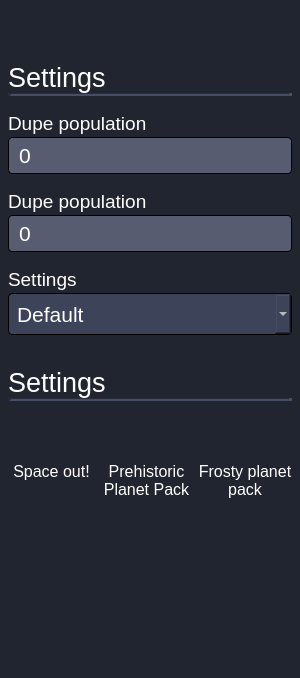
<?xml version="1.0" encoding="UTF-8"?>
<ui version="4.0">
 <class>Form</class>
 <widget class="QWidget" name="Form">
  <property name="geometry">
   <rect>
    <x>0</x>
    <y>0</y>
    <width>300</width>
    <height>678</height>
   </rect>
  </property>
  <property name="minimumSize">
   <size>
    <width>300</width>
    <height>0</height>
   </size>
  </property>
  <property name="maximumSize">
   <size>
    <width>300</width>
    <height>16777215</height>
   </size>
  </property>
  <property name="windowTitle">
   <string>Form</string>
  </property>
  <property name="styleSheet">
   <string notr="true">background-color: #21252F;</string>
  </property>
  <layout class="QVBoxLayout" name="verticalLayout_13">
   <property name="spacing">
    <number>32</number>
   </property>
   <property name="leftMargin">
    <number>8</number>
   </property>
   <property name="topMargin">
    <number>16</number>
   </property>
   <property name="rightMargin">
    <number>8</number>
   </property>
   <property name="bottomMargin">
    <number>16</number>
   </property>
   <item>
    <layout class="QHBoxLayout" name="horizontalLayout_5">
     <item>
      <widget class="QLabel" name="label">
       <property name="sizePolicy">
        <sizepolicy hsizetype="Fixed" vsizetype="Fixed">
         <horstretch>0</horstretch>
         <verstretch>0</verstretch>
        </sizepolicy>
       </property>
       <property name="minimumSize">
        <size>
         <width>0</width>
         <height>0</height>
        </size>
       </property>
       <property name="maximumSize">
        <size>
         <width>134</width>
         <height>80</height>
        </size>
       </property>
       <property name="baseSize">
        <size>
         <width>630</width>
         <height>100</height>
        </size>
       </property>
       <property name="text">
        <string/>
       </property>
       <property name="pixmap">
        <pixmap>../src/img.png</pixmap>
       </property>
       <property name="scaledContents">
        <bool>true</bool>
       </property>
      </widget>
     </item>
    </layout>
   </item>
   <item>
    <layout class="QVBoxLayout" name="verticalLayout_7">
     <property name="spacing">
      <number>16</number>
     </property>
     <property name="sizeConstraint">
      <enum>QLayout::SetMaximumSize</enum>
     </property>
     <item>
      <layout class="QVBoxLayout" name="verticalLayout">
       <property name="spacing">
        <number>0</number>
       </property>
       <property name="sizeConstraint">
        <enum>QLayout::SetMaximumSize</enum>
       </property>
       <item>
        <widget class="QLabel" name="label_2">
         <property name="sizePolicy">
          <sizepolicy hsizetype="Preferred" vsizetype="Maximum">
           <horstretch>0</horstretch>
           <verstretch>0</verstretch>
          </sizepolicy>
         </property>
         <property name="minimumSize">
          <size>
           <width>47</width>
           <height>0</height>
          </size>
         </property>
         <property name="font">
          <font>
           <pointsize>20</pointsize>
          </font>
         </property>
         <property name="styleSheet">
          <string notr="true">color: white;</string>
         </property>
         <property name="text">
          <string>Settings</string>
         </property>
         <property name="scaledContents">
          <bool>false</bool>
         </property>
        </widget>
       </item>
       <item>
        <widget class="Line" name="line">
         <property name="styleSheet">
          <string notr="true">background-color: #3D4358;</string>
         </property>
         <property name="frameShadow">
          <enum>QFrame::Sunken</enum>
         </property>
         <property name="lineWidth">
          <number>4</number>
         </property>
         <property name="orientation">
          <enum>Qt::Horizontal</enum>
         </property>
        </widget>
       </item>
      </layout>
     </item>
     <item>
      <layout class="QVBoxLayout" name="verticalLayout_3">
       <property name="spacing">
        <number>2</number>
       </property>
       <property name="sizeConstraint">
        <enum>QLayout::SetMaximumSize</enum>
       </property>
       <item>
        <widget class="QLabel" name="label_3">
         <property name="sizePolicy">
          <sizepolicy hsizetype="Preferred" vsizetype="Maximum">
           <horstretch>0</horstretch>
           <verstretch>0</verstretch>
          </sizepolicy>
         </property>
         <property name="minimumSize">
          <size>
           <width>47</width>
           <height>0</height>
          </size>
         </property>
         <property name="font">
          <font>
           <pointsize>14</pointsize>
          </font>
         </property>
         <property name="styleSheet">
          <string notr="true">color: white;</string>
         </property>
         <property name="text">
          <string>Dupe population</string>
         </property>
         <property name="scaledContents">
          <bool>false</bool>
         </property>
        </widget>
       </item>
       <item>
        <widget class="QFrame" name="frame">
         <property name="sizePolicy">
          <sizepolicy hsizetype="Preferred" vsizetype="Fixed">
           <horstretch>0</horstretch>
           <verstretch>0</verstretch>
          </sizepolicy>
         </property>
         <property name="styleSheet">
          <string notr="true">background-color: #585C70;
border: 1px solid black;
border-radius: 4px;</string>
         </property>
         <property name="frameShape">
          <enum>QFrame::NoFrame</enum>
         </property>
         <property name="frameShadow">
          <enum>QFrame::Raised</enum>
         </property>
         <property name="lineWidth">
          <number>1</number>
         </property>
         <layout class="QVBoxLayout" name="verticalLayout_2">
          <property name="spacing">
           <number>0</number>
          </property>
          <property name="leftMargin">
           <number>8</number>
          </property>
          <property name="topMargin">
           <number>4</number>
          </property>
          <property name="rightMargin">
           <number>8</number>
          </property>
          <property name="bottomMargin">
           <number>4</number>
          </property>
          <item>
           <widget class="QSpinBox" name="spinBox_2">
            <property name="font">
             <font>
              <pointsize>16</pointsize>
             </font>
            </property>
            <property name="styleSheet">
             <string notr="true">border: none;
color: white;
text-size: 16px;</string>
            </property>
            <property name="buttonSymbols">
             <enum>QAbstractSpinBox::NoButtons</enum>
            </property>
           </widget>
          </item>
         </layout>
        </widget>
       </item>
      </layout>
     </item>
     <item>
      <layout class="QVBoxLayout" name="verticalLayout_4">
       <property name="spacing">
        <number>2</number>
       </property>
       <property name="sizeConstraint">
        <enum>QLayout::SetMinimumSize</enum>
       </property>
       <item>
        <widget class="QLabel" name="label_4">
         <property name="sizePolicy">
          <sizepolicy hsizetype="Preferred" vsizetype="Maximum">
           <horstretch>0</horstretch>
           <verstretch>0</verstretch>
          </sizepolicy>
         </property>
         <property name="minimumSize">
          <size>
           <width>47</width>
           <height>0</height>
          </size>
         </property>
         <property name="font">
          <font>
           <pointsize>14</pointsize>
          </font>
         </property>
         <property name="styleSheet">
          <string notr="true">color: white;</string>
         </property>
         <property name="text">
          <string>Dupe population</string>
         </property>
         <property name="scaledContents">
          <bool>false</bool>
         </property>
        </widget>
       </item>
       <item>
        <widget class="QFrame" name="frame_2">
         <property name="sizePolicy">
          <sizepolicy hsizetype="Preferred" vsizetype="Maximum">
           <horstretch>0</horstretch>
           <verstretch>0</verstretch>
          </sizepolicy>
         </property>
         <property name="styleSheet">
          <string notr="true">background-color: #585C70;
border: 1px solid black;
border-radius: 4px;</string>
         </property>
         <property name="frameShape">
          <enum>QFrame::NoFrame</enum>
         </property>
         <property name="frameShadow">
          <enum>QFrame::Raised</enum>
         </property>
         <property name="lineWidth">
          <number>1</number>
         </property>
         <layout class="QVBoxLayout" name="verticalLayout_5">
          <property name="spacing">
           <number>0</number>
          </property>
          <property name="leftMargin">
           <number>8</number>
          </property>
          <property name="topMargin">
           <number>4</number>
          </property>
          <property name="rightMargin">
           <number>8</number>
          </property>
          <property name="bottomMargin">
           <number>4</number>
          </property>
          <item>
           <widget class="QSpinBox" name="spinBox">
            <property name="font">
             <font>
              <pointsize>16</pointsize>
             </font>
            </property>
            <property name="styleSheet">
             <string notr="true">border: none;
color: white;
text-size: 16px;</string>
            </property>
            <property name="buttonSymbols">
             <enum>QAbstractSpinBox::NoButtons</enum>
            </property>
           </widget>
          </item>
         </layout>
        </widget>
       </item>
      </layout>
     </item>
     <item>
      <layout class="QVBoxLayout" name="verticalLayout_6">
       <property name="spacing">
        <number>2</number>
       </property>
       <property name="sizeConstraint">
        <enum>QLayout::SetMinimumSize</enum>
       </property>
       <item>
        <widget class="QLabel" name="label_5">
         <property name="sizePolicy">
          <sizepolicy hsizetype="Preferred" vsizetype="Maximum">
           <horstretch>0</horstretch>
           <verstretch>0</verstretch>
          </sizepolicy>
         </property>
         <property name="minimumSize">
          <size>
           <width>47</width>
           <height>0</height>
          </size>
         </property>
         <property name="font">
          <font>
           <pointsize>14</pointsize>
          </font>
         </property>
         <property name="styleSheet">
          <string notr="true">color: white;</string>
         </property>
         <property name="text">
          <string>Settings</string>
         </property>
         <property name="scaledContents">
          <bool>false</bool>
         </property>
        </widget>
       </item>
       <item>
        <widget class="QComboBox" name="comboBox">
         <property name="sizePolicy">
          <sizepolicy hsizetype="Preferred" vsizetype="Maximum">
           <horstretch>0</horstretch>
           <verstretch>0</verstretch>
          </sizepolicy>
         </property>
         <property name="minimumSize">
          <size>
           <width>0</width>
           <height>0</height>
          </size>
         </property>
         <property name="maximumSize">
          <size>
           <width>16777215</width>
           <height>42</height>
          </size>
         </property>
         <property name="baseSize">
          <size>
           <width>0</width>
           <height>42</height>
          </size>
         </property>
         <property name="font">
          <font>
           <pointsize>16</pointsize>
          </font>
         </property>
         <property name="styleSheet">
          <string notr="true">color: white;
background-color: #3D4358;
border: 1px solid black;
border-radius: 4px;
padding: 8px;</string>
         </property>
         <property name="currentIndex">
          <number>2</number>
         </property>
         <property name="insertPolicy">
          <enum>QComboBox::InsertAtTop</enum>
         </property>
         <property name="frame">
          <bool>false</bool>
         </property>
         <item>
          <property name="text">
           <string>Tummyless</string>
          </property>
         </item>
         <item>
          <property name="text">
           <string>Fasting</string>
          </property>
         </item>
         <item>
          <property name="text">
           <string>Default</string>
          </property>
         </item>
         <item>
          <property name="text">
           <string>Rumbly Tummies</string>
          </property>
         </item>
         <item>
          <property name="text">
           <string>Ravenous</string>
          </property>
         </item>
        </widget>
       </item>
      </layout>
     </item>
    </layout>
   </item>
   <item>
    <layout class="QVBoxLayout" name="verticalLayout_12">
     <property name="spacing">
      <number>8</number>
     </property>
     <property name="sizeConstraint">
      <enum>QLayout::SetMinimumSize</enum>
     </property>
     <item>
      <layout class="QVBoxLayout" name="verticalLayout_8">
       <property name="spacing">
        <number>0</number>
       </property>
       <property name="sizeConstraint">
        <enum>QLayout::SetMaximumSize</enum>
       </property>
       <item>
        <widget class="QLabel" name="label_6">
         <property name="sizePolicy">
          <sizepolicy hsizetype="Preferred" vsizetype="Maximum">
           <horstretch>0</horstretch>
           <verstretch>0</verstretch>
          </sizepolicy>
         </property>
         <property name="minimumSize">
          <size>
           <width>47</width>
           <height>0</height>
          </size>
         </property>
         <property name="font">
          <font>
           <pointsize>20</pointsize>
          </font>
         </property>
         <property name="styleSheet">
          <string notr="true">color: white;</string>
         </property>
         <property name="text">
          <string>Settings</string>
         </property>
         <property name="scaledContents">
          <bool>false</bool>
         </property>
        </widget>
       </item>
       <item>
        <widget class="Line" name="line_2">
         <property name="styleSheet">
          <string notr="true">background-color: #3D4358;</string>
         </property>
         <property name="frameShadow">
          <enum>QFrame::Sunken</enum>
         </property>
         <property name="lineWidth">
          <number>4</number>
         </property>
         <property name="orientation">
          <enum>Qt::Horizontal</enum>
         </property>
        </widget>
       </item>
      </layout>
     </item>
     <item>
      <layout class="QHBoxLayout" name="horizontalLayout_4">
       <property name="spacing">
        <number>8</number>
       </property>
       <property name="sizeConstraint">
        <enum>QLayout::SetMaximumSize</enum>
       </property>
       <item>
        <layout class="QVBoxLayout" name="verticalLayout_9">
         <item>
          <layout class="QHBoxLayout" name="horizontalLayout">
           <property name="sizeConstraint">
            <enum>QLayout::SetMaximumSize</enum>
           </property>
           <item>
            <widget class="QToolButton" name="toolButton">
             <property name="sizePolicy">
              <sizepolicy hsizetype="Fixed" vsizetype="Maximum">
               <horstretch>0</horstretch>
               <verstretch>0</verstretch>
              </sizepolicy>
             </property>
             <property name="styleSheet">
              <string notr="true">border:none;</string>
             </property>
             <property name="text">
              <string/>
             </property>
             <property name="icon">
              <iconset>
               <normaloff>../src/btn/dlc/btnImgSO.png</normaloff>
               <normalon>../src/btn/dlc/btnImgSOClicked.png</normalon>
               <activeon>../src/btn/dlc/btnImgSOClicked.png</activeon>
               <selectedoff>../src/btn/imgSOBtn.png</selectedoff>
               <selectedon>../src/btn/imgSOBtnClicked.png</selectedon>../src/btn/dlc/btnImgSO.png</iconset>
             </property>
             <property name="iconSize">
              <size>
               <width>45</width>
               <height>42</height>
              </size>
             </property>
             <property name="checkable">
              <bool>true</bool>
             </property>
             <property name="checked">
              <bool>false</bool>
             </property>
            </widget>
           </item>
          </layout>
         </item>
         <item>
          <widget class="QLabel" name="label_7">
           <property name="sizePolicy">
            <sizepolicy hsizetype="Preferred" vsizetype="Maximum">
             <horstretch>0</horstretch>
             <verstretch>0</verstretch>
            </sizepolicy>
           </property>
           <property name="minimumSize">
            <size>
             <width>47</width>
             <height>0</height>
            </size>
           </property>
           <property name="font">
            <font>
             <pointsize>12</pointsize>
            </font>
           </property>
           <property name="styleSheet">
            <string notr="true">color: white;</string>
           </property>
           <property name="text">
            <string>Space out!</string>
           </property>
           <property name="scaledContents">
            <bool>false</bool>
           </property>
           <property name="alignment">
            <set>Qt::AlignCenter</set>
           </property>
          </widget>
         </item>
         <item>
          <spacer name="verticalSpacer_2">
           <property name="orientation">
            <enum>Qt::Vertical</enum>
           </property>
           <property name="sizeHint" stdset="0">
            <size>
             <width>20</width>
             <height>40</height>
            </size>
           </property>
          </spacer>
         </item>
        </layout>
       </item>
       <item>
        <layout class="QVBoxLayout" name="verticalLayout_10">
         <item>
          <layout class="QHBoxLayout" name="horizontalLayout_2">
           <property name="sizeConstraint">
            <enum>QLayout::SetMaximumSize</enum>
           </property>
           <item>
            <widget class="QToolButton" name="toolButton_2">
             <property name="sizePolicy">
              <sizepolicy hsizetype="Fixed" vsizetype="Maximum">
               <horstretch>0</horstretch>
               <verstretch>0</verstretch>
              </sizepolicy>
             </property>
             <property name="styleSheet">
              <string notr="true">border: none;</string>
             </property>
             <property name="text">
              <string/>
             </property>
             <property name="icon">
              <iconset>
               <normaloff>../src/btn/dlc/btnImgPPP.png</normaloff>
               <normalon>../src/btn/dlc/btnImgPPPClicked.png</normalon>
               <activeon>../src/btn/dlc/btnImgPPPClicked.png</activeon>
               <selectedoff>../src/btn/dlc/btnImgPPP.png</selectedoff>
               <selectedon>../src/btn/dlc/btnImgPPPClicked.png</selectedon>../src/btn/dlc/btnImgPPP.png</iconset>
             </property>
             <property name="iconSize">
              <size>
               <width>45</width>
               <height>42</height>
              </size>
             </property>
             <property name="checkable">
              <bool>true</bool>
             </property>
             <property name="checked">
              <bool>false</bool>
             </property>
            </widget>
           </item>
          </layout>
         </item>
         <item>
          <widget class="QLabel" name="label_8">
           <property name="sizePolicy">
            <sizepolicy hsizetype="Preferred" vsizetype="Maximum">
             <horstretch>0</horstretch>
             <verstretch>0</verstretch>
            </sizepolicy>
           </property>
           <property name="minimumSize">
            <size>
             <width>47</width>
             <height>0</height>
            </size>
           </property>
           <property name="font">
            <font>
             <pointsize>12</pointsize>
            </font>
           </property>
           <property name="styleSheet">
            <string notr="true">color: white;</string>
           </property>
           <property name="text">
            <string>Prehistoric
Planet Pack</string>
           </property>
           <property name="scaledContents">
            <bool>false</bool>
           </property>
           <property name="alignment">
            <set>Qt::AlignCenter</set>
           </property>
          </widget>
         </item>
         <item>
          <spacer name="verticalSpacer_3">
           <property name="orientation">
            <enum>Qt::Vertical</enum>
           </property>
           <property name="sizeHint" stdset="0">
            <size>
             <width>20</width>
             <height>40</height>
            </size>
           </property>
          </spacer>
         </item>
        </layout>
       </item>
       <item>
        <layout class="QVBoxLayout" name="verticalLayout_11">
         <item>
          <layout class="QHBoxLayout" name="horizontalLayout_3">
           <property name="sizeConstraint">
            <enum>QLayout::SetMaximumSize</enum>
           </property>
           <item>
            <widget class="QToolButton" name="toolButton_3">
             <property name="sizePolicy">
              <sizepolicy hsizetype="Fixed" vsizetype="Maximum">
               <horstretch>0</horstretch>
               <verstretch>0</verstretch>
              </sizepolicy>
             </property>
             <property name="styleSheet">
              <string notr="true">border: none;</string>
             </property>
             <property name="text">
              <string/>
             </property>
             <property name="icon">
              <iconset>
               <normaloff>../src/btn/dlc/btnImgFPP.png</normaloff>
               <normalon>../src/btn/dlc/btnImgFPPClicked.png</normalon>
               <activeon>../src/btn/dlc/btnImgFPPClicked.png</activeon>
               <selectedoff>../src/btn/dlc/btnImgFPP.png</selectedoff>
               <selectedon>../src/btn/dlc/btnImgFPPClicked.png</selectedon>../src/btn/dlc/btnImgFPP.png</iconset>
             </property>
             <property name="iconSize">
              <size>
               <width>45</width>
               <height>42</height>
              </size>
             </property>
             <property name="checkable">
              <bool>true</bool>
             </property>
             <property name="checked">
              <bool>false</bool>
             </property>
            </widget>
           </item>
          </layout>
         </item>
         <item>
          <widget class="QLabel" name="label_9">
           <property name="sizePolicy">
            <sizepolicy hsizetype="Preferred" vsizetype="Maximum">
             <horstretch>0</horstretch>
             <verstretch>0</verstretch>
            </sizepolicy>
           </property>
           <property name="minimumSize">
            <size>
             <width>47</width>
             <height>0</height>
            </size>
           </property>
           <property name="font">
            <font>
             <pointsize>12</pointsize>
            </font>
           </property>
           <property name="contextMenuPolicy">
            <enum>Qt::DefaultContextMenu</enum>
           </property>
           <property name="styleSheet">
            <string notr="true">color: white;</string>
           </property>
           <property name="text">
            <string>Frosty planet pack</string>
           </property>
           <property name="scaledContents">
            <bool>false</bool>
           </property>
           <property name="alignment">
            <set>Qt::AlignCenter</set>
           </property>
          </widget>
         </item>
         <item>
          <spacer name="verticalSpacer_4">
           <property name="orientation">
            <enum>Qt::Vertical</enum>
           </property>
           <property name="sizeHint" stdset="0">
            <size>
             <width>20</width>
             <height>40</height>
            </size>
           </property>
          </spacer>
         </item>
        </layout>
       </item>
      </layout>
     </item>
    </layout>
   </item>
   <item>
    <spacer name="verticalSpacer">
     <property name="orientation">
      <enum>Qt::Vertical</enum>
     </property>
     <property name="sizeHint" stdset="0">
      <size>
       <width>20</width>
       <height>40</height>
      </size>
     </property>
    </spacer>
   </item>
  </layout>
 </widget>
 <resources/>
 <connections/>
</ui>
